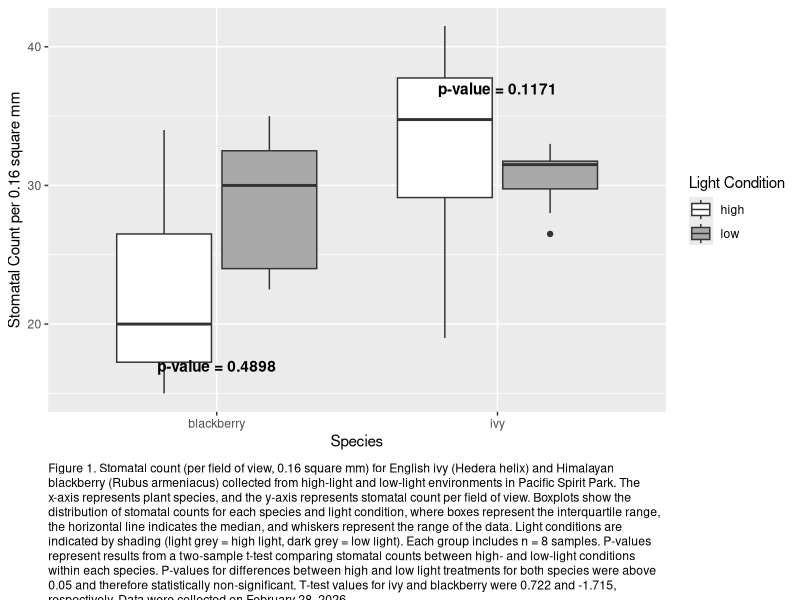

This figure's R source: (Note: this script raises an error after producing the figure.)
library(tidyverse)
library(dplyr)
library(magrittr)
library(ggplot2)
library(ggsignif)
library(ggtext)

stomataTidy <-read.csv("./data/outputs/stomataTidy.csv")

densityHighLow <- stomataTidy %>%
  ggplot(aes(x=species,y=stomata_avg,fill = light_condition))+
  geom_boxplot()+
  scale_fill_manual(values = c("high" = "white", "low" = "darkgrey"))+
  labs(x = "Species", y="Stomatal Count per 0.16 square mm", fill = "Light Condition", 
       caption = "Figure 1. Stomatal count (per field of view, 0.16 square mm) for English ivy (Hedera helix) and Himalayan blackberry (Rubus armeniacus) collected from high-light and low-light environments in Pacific Spirit Park. The x-axis represents plant species, and the y-axis represents stomatal count per field of view. Boxplots show the distribution of stomatal counts for each species and light condition, where boxes represent the interquartile range, the horizontal line indicates the median, and whiskers represent the range of the data. Light conditions are indicated by shading (light grey = high light, dark grey = low light). Each group includes n = 8 samples. P-values represent results from a two-sample t-test comparing stomatal counts between high- and low-light conditions within each species. P-values for differences between high and low light treatments for both species were above 0.05 and therefore statistically non-significant. T-test values for ivy and blackberry were 0.722 and -1.715, respectively. Data were collected on February 28, 2026.")+
  theme(
    plot.caption = element_textbox_simple(
      width = unit(1, "npc"),  # full plot width
      margin = margin(t = 20)))+
  annotate("text", x = 2, y = 37, label = "p-value = 0.1171", 
           color = "black", fontface = "bold")+
  annotate("text", x = 1, y = 17, label = "p-value = 0.4898", 
           color = "black", fontface = "bold")


densityPlot

helix_annotation <- data.frame(
  mpg = 25,   # X-coordinate
  wt = 5,     # Y-coordinate
  species = "H. helix",    # Must specify the facet level
  label = "R = 0.25, p-value = 0.37")

armeniacus_annotation <- data.frame(
  mpg = 25,   # X-coordinate
  wt = 5,     # Y-coordinate
  species = "R. armeniacus",    # Must specify the facet level
  label = "R = -0.299, p-value = 0.346")

densityValues <- stomataTidy %>%
  ggplot(aes(x=light_value, y=stomata_avg, color = species)) + 
  geom_point() + 
  geom_smooth(method = "lm")+
  facet_wrap(~species)+
  geom_text(data=helix_annotation,aes(x=mpg,y=wt,label=label),
            color="black",
            size=4,
            inherit.aes=F)+
  geom_text(data=armeniacus_annotation,aes(x=mpg,y=wt,label=label),
            color="black",
            size=4,
            inherit.aes=F)
densityValues

ggsave('./figures/densityHighLow.PNG', plot = densityHighLow)
ggsave('./figures/densityValues.PNG',plot = densityValues)
blackberryData <- stomataTidy %>% 
  filter(species =="R. armeniacus")

blackberryStats <- blackberryData%>%
  filter(!is.na(stomata_avg))

ivyData <- stomataTidy %>% 
  filter(species =="H. helix")

ivyStats <- ivyData %>%
  filter(!is.na(stomata_avg))

t.test(as.numeric(stomata_avg) ~ light_condition, data = ivyStats)

t.test(as.numeric(stomata_avg) ~ light_condition, data = blackberryStats)

cor.test(ivyData$light_value,ivyData$stomata_avg)
cor.test(blackberryData$light_value,blackberryData$stomata_avg)
